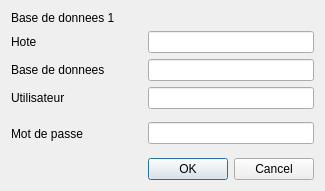
<?xml version="1.0" encoding="UTF-8"?>
<ui version="4.0">
 <class>DialogConnexionBdd</class>
 <widget class="QDialog" name="DialogConnexionBdd">
  <property name="geometry">
   <rect>
    <x>0</x>
    <y>0</y>
    <width>325</width>
    <height>191</height>
   </rect>
  </property>
  <property name="windowTitle">
   <string>Connexion a 1 ou 2 base de donnees</string>
  </property>
  <layout class="QGridLayout" name="gridLayout">
   <item row="2" column="1">
    <widget class="QLineEdit" name="nomBdd"/>
   </item>
   <item row="2" column="0">
    <widget class="QLabel" name="labelBaseDeDonnee">
     <property name="text">
      <string>Base de donnees</string>
     </property>
    </widget>
   </item>
   <item row="1" column="0">
    <widget class="QLabel" name="labelHote">
     <property name="text">
      <string>Hote</string>
     </property>
    </widget>
   </item>
   <item row="6" column="1">
    <widget class="QDialogButtonBox" name="buttonBox">
     <property name="orientation">
      <enum>Qt::Horizontal</enum>
     </property>
     <property name="standardButtons">
      <set>QDialogButtonBox::Cancel|QDialogButtonBox::Ok</set>
     </property>
    </widget>
   </item>
   <item row="5" column="0">
    <widget class="QLabel" name="labelMotDePasse">
     <property name="sizePolicy">
      <sizepolicy hsizetype="Expanding" vsizetype="Expanding">
       <horstretch>0</horstretch>
       <verstretch>0</verstretch>
      </sizepolicy>
     </property>
     <property name="text">
      <string>Mot de passe</string>
     </property>
    </widget>
   </item>
   <item row="5" column="1">
    <widget class="QLineEdit" name="motDePasse"/>
   </item>
   <item row="3" column="0">
    <widget class="QLabel" name="labelUtilisateur">
     <property name="text">
      <string>Utilisateur</string>
     </property>
    </widget>
   </item>
   <item row="3" column="1">
    <widget class="QLineEdit" name="nomUtilisateur"/>
   </item>
   <item row="1" column="1">
    <widget class="QLineEdit" name="nomHote"/>
   </item>
   <item row="0" column="0" colspan="2">
    <widget class="QLabel" name="labelTitreBase1">
     <property name="text">
      <string>Base de donnees 1</string>
     </property>
    </widget>
   </item>
  </layout>
 </widget>
 <resources/>
 <connections>
  <connection>
   <sender>buttonBox</sender>
   <signal>accepted()</signal>
   <receiver>DialogConnexionBdd</receiver>
   <slot>accept()</slot>
   <hints>
    <hint type="sourcelabel">
     <x>248</x>
     <y>254</y>
    </hint>
    <hint type="destinationlabel">
     <x>157</x>
     <y>274</y>
    </hint>
   </hints>
  </connection>
  <connection>
   <sender>buttonBox</sender>
   <signal>rejected()</signal>
   <receiver>DialogConnexionBdd</receiver>
   <slot>reject()</slot>
   <hints>
    <hint type="sourcelabel">
     <x>316</x>
     <y>260</y>
    </hint>
    <hint type="destinationlabel">
     <x>286</x>
     <y>274</y>
    </hint>
   </hints>
  </connection>
 </connections>
</ui>
